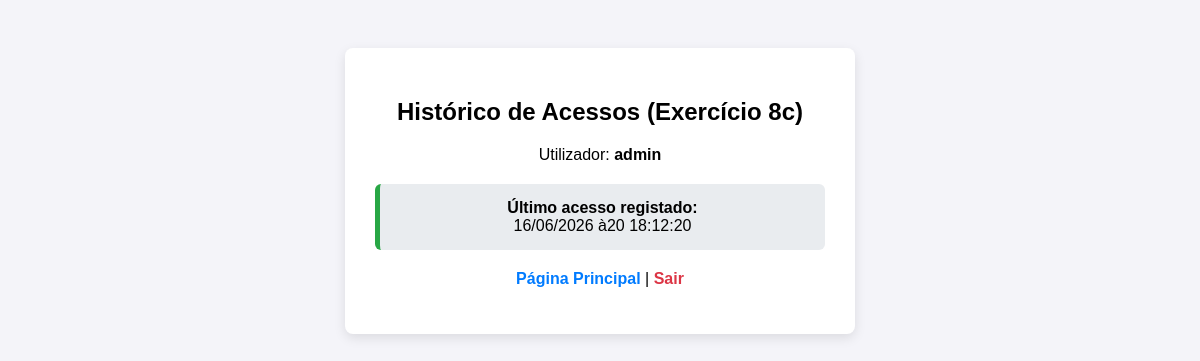
/consultar.php (signed in), run on an earlier commit of the app's database.
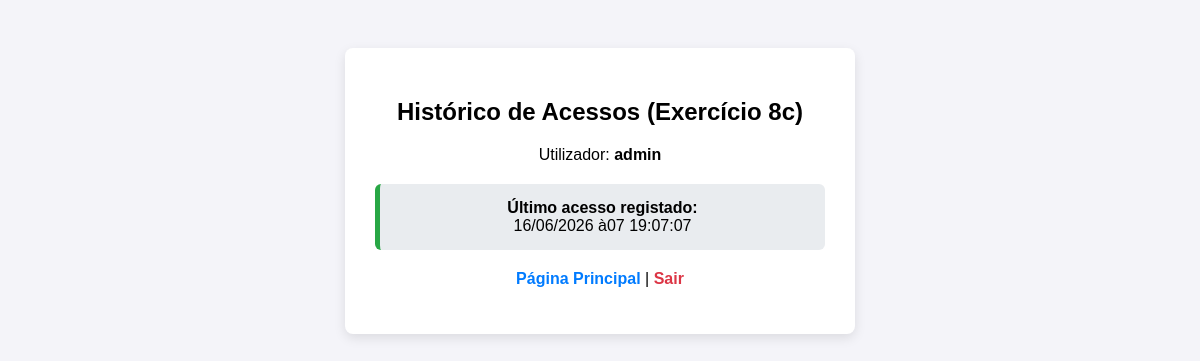
And on a later commit of the database.
### tables this page shows
CREATE TABLE utilizadores (
        id INTEGER PRIMARY KEY AUTOINCREMENT,
        username TEXT NOT NULL UNIQUE,
        password TEXT NOT NULL,
        ultimo_acesso TEXT
    );

### consultar.php (the view, shortened to what this page needs)
<?php
include_once 'ligacao.php';
$user = $_SESSION['utilizador'];
$stmt = $ligacao->prepare("SELECT ultimo_acesso FROM utilizadores WHERE username = :user");
$stmt->bindValue(':user', $user, SQLITE3_TEXT);
$resultado = $stmt->execute();
$dados = $resultado->fetchArray(SQLITE3_ASSOC);
?>
<!DOCTYPE html>
<html lang="pt">
<head>
</head>
<body>
<div class="container">
    <h2>Histórico de Acessos (Exercício 8c)</h2>
    <p>Utilizador: <strong><?php echo htmlspecialchars($user); ?></strong></p>
    <div class="info-box">
        <strong>Último acesso registado:</strong><br>
        <?php
        if (!empty($dados['ultimo_acesso']) && $dados['ultimo_acesso'] !== 'Nunca') {
            echo date('d/m/Y às H:i:s', strtotime($dados['ultimo_acesso']));
        } else {
            echo "Este é o teu primeiro acesso.";
        }
        ?>
    </div>
    <p><a href="../index.html">Página Principal</a> | <a href="logout.php" style="color: #dc3545;">Sair</a></p>
</div>
</body>
</html>

### consultar.php (style rules this page uses)
body { font-family: Arial, sans-serif; background: #f4f4f9; padding: 40px; }
.container { background: white; padding: 30px; border-radius: 8px; max-width: 450px; margin: 0 auto; box-shadow: 0 4px 12px rgba(0,0,0,0.1); text-align: center; }
.info-box { background: #e9ecef; padding: 15px; border-radius: 6px; border-left: 5px solid #28a745; margin: 20px 0; }
a { color: #007bff; text-decoration: none; font-weight: bold; }

What changed in the data, as far as the page shows it:
changed utilizadores: ultimo_acesso "16/06/2026 à20 18:12:20" → "16/06/2026 à07 19:07:07"
